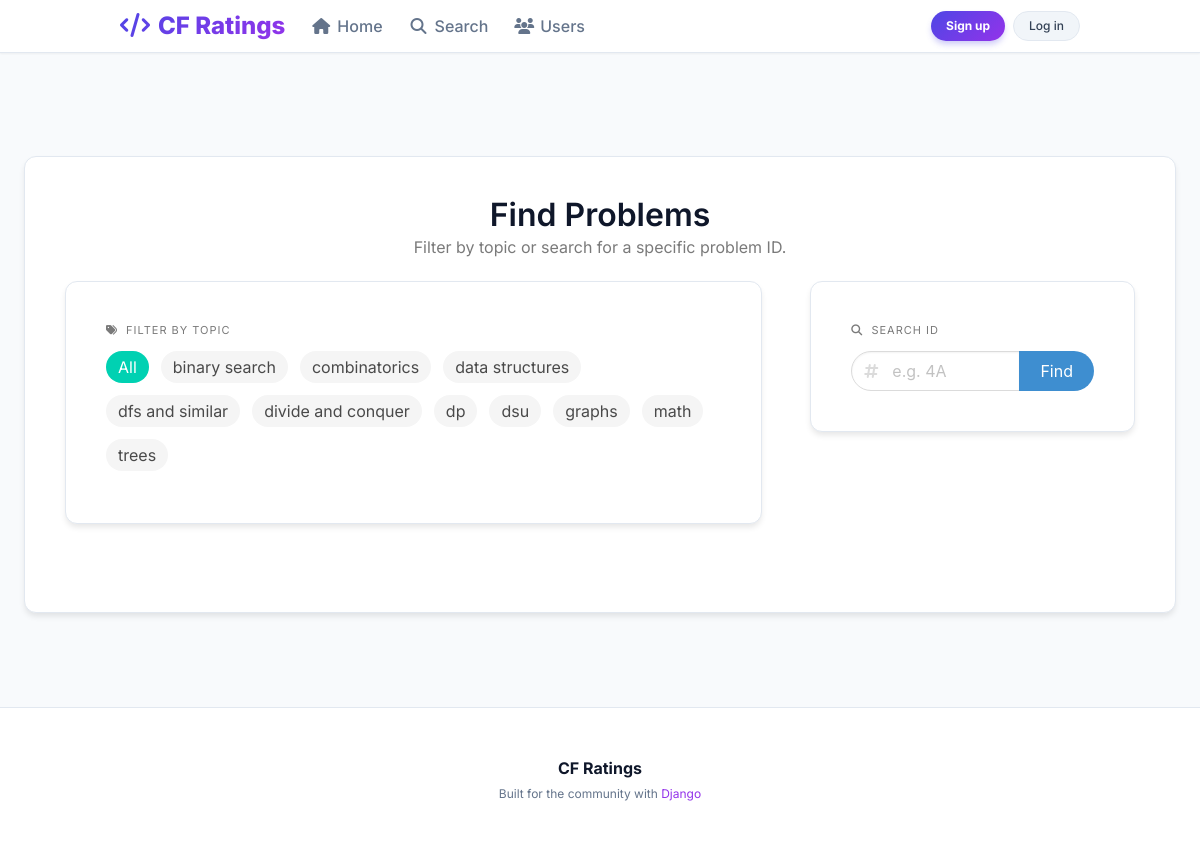
The app's page /search/ with its own data.
### problems/models.py (models this page shows, shortened)
class Tag(models.Model):
    name = models.CharField(max_length=50, unique=True)

### problems/views.py (the view, shortened to what this page needs)
# urls.py: path('search/', views.SearchView.as_view(), name='search'),
class SearchView(View):
    def get(self, request):
        tag = request.GET.get('tag')
        pid = request.GET.get('problem_id')
        results = None
        tags = Tag.objects.order_by('name')
        id_query = None
        id_not_found = False
        if (pid is None) or (pid is not None and id_query == ''):
            if tag is not None:
                if tag == '':
                    results = Problem.objects.order_by('-average_rating')
                else:
                    results = Problem.objects.filter(tags__name__iexact=tag).order_by('-average_rating')
        context = {'query': tag, 'tags': tags, 'id_query': id_query, 'id_not_found': id_not_found}
        if results is not None:
            problems = list(results)
            context['rating_choices'] = list(range(0, 11))
            if request.user.is_authenticated:
                user_ratings = Rating.objects.filter(user=request.user, problem__in=problems)
                rating_map = {r.problem.problem_id: r.value for r in user_ratings}
                user_problem_objs = UserProblem.objects.filter(user=request.user, problem__in=problems)
                status_map = {up.problem.problem_id: up.status for up in user_problem_objs}
            else:
                rating_map = {}
                status_map = {}
            for p in problems:
                p.user_rating = rating_map.get(p.problem_id)
                p.user_status = status_map.get(p.problem_id)
            context['results'] = problems
        else:
            context['results'] = None
        return render(request, 'search.html', context)

### templates/search.html (shortened to what this page needs)
{% extends 'base.html' %}
{% block content %}
<div class="mb-6">
    <div class="has-text-centered mb-5">
        <h1 class="title is-3" style="color: #0f172a;">Find Problems</h1>
        <p class="subtitle is-6 has-text-grey">Filter by topic or search for a specific problem ID.</p>
    </div>
    <div class="columns is-variable is-6">
        <div class="column is-8">
            <div class="card h-100">
                <div class="card-content">
                    <p class="heading has-text-grey mb-3">
                        <i class="fas fa-tags mr-1"></i> Filter by Topic
                    </p>
                    <form method="get" id="tagForm">
                        <div class="field is-grouped is-grouped-multiline">
                            <div class="control">
                                <label class="radio-tag">
                                    <span class="tag is-medium is-rounded {% if not query %}is-primary{% else %}is-light{% endif %}">
                                        All
                                    </span>
                                </label>
                            </div>
                            {% for t in tags %}
                                <div class="control">
                                    <label class="radio-tag">
                                        <span class="tag is-medium is-rounded {% if query == t.name %}is-primary{% else %}is-light{% endif %}">
                                            {{ t.name }}
                                        </span>
                                    </label>
                                </div>
                            {% endfor %}
                        </div>
                    </form>
                </div>
            </div>
        </div>
        <div class="column is-4">
            <div class="card h-100">
                <div class="card-content">
                    <p class="heading has-text-grey mb-3">
                        <i class="fas fa-search mr-1"></i> Search ID
                    </p>
                    <form method="get">
                        <div class="field has-addons">
                            <div class="control is-expanded has-icons-left">
                                <input class="input is-rounded" type="text" name="problem_id" placeholder="e.g. 4A" value="{{ request.GET.problem_id }}">
                                <span class="icon is-small is-left">
                                </span>
                            </div>
                            <div class="control">
                                <button class="button is-info is-rounded">
                                    Find
                                </button>
                            </div>
                        </div>
                    </form>
                </div>
            </div>
        </div>
    </div>
</div>
{% endblock %}

### templates/base.html (style rules this page uses)
:root { --bg-color: #f8fafc; --card-bg: #ffffff; --text-color: #334155; --title-color: #0f172a; --primary-color: #4f46e5; --primary-gradient: linear-gradient(135deg, #4f46e5, #9333ea); }
body { background-color: var(--bg-color); color: var(--text-color); font-family: 'Inter', sans-serif; min-height: 100vh; display: flex; flex-direction: column; }
.card { background-color: var(--card-bg); border: 1px solid #e2e8f0; border-radius: 12px; box-shadow: 0 4px 6px -1px rgba(0, 0, 0, 0.1); color: var(--text-color); }
.card-content { padding: 2.5rem; }
.title { color: var(--title-color); }
.subtitle { color: #64748b; }

### templates/search.html (style rules this page uses)
.radio-tag span.tag { cursor: pointer; transition: all 0.2s; }

### records on screen
Tag: name "binary search"
Tag: name "combinatorics"
Tag: name "data structures"
Tag: name "dfs and similar"
Tag: name "divide and conquer"
Tag: name "dp"
Tag: name "dsu"
Tag: name "graphs"
Tag: name "math"
Tag: name "trees"
